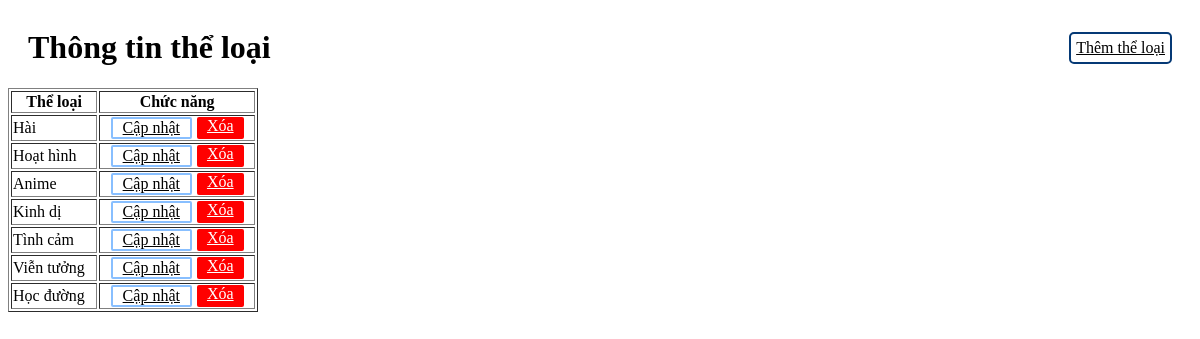
/buoi2/theloai/theloai.php, run on the app's committed database.
### tables this page shows
CREATE TABLE IF not EXISTS the_loai(
    id INT AUTO_INCREMENT PRIMARY KEY,
    ten_the_loai VARCHAR(50)
);

### buoi2/theloai/theloai.php (the view, shortened to what this page needs)
<!DOCTYPE html>
<html lang="en">
<head>
</head>
<body>
    <div style="display: flex; justify-content: space-between; align-items: center; margin: 0 20px">
        <h1>Thông tin thể loại</h1>
        <a class="btn them" href="index.php?page_layout=themtheloai">Thêm thể loại</a>
    </div>
    <table border=1>
        <tr>
            <th>Thể loại</th>
            <th>Chức năng</th>
        </tr>
        <?php
            include("connect.php");
            $sql = "SELECT * FROM the_loai";
            $result = mysqli_query($conn, $sql);
            while($row = mysqli_fetch_array($result)){
        ?>
        <tr>
            <td><?php echo $row["ten_the_loai"] ?></td>
            <td class="chuc-nang">
                <a class="btn sua" href="index.php?page_layout=capnhattheloai&id=<?php echo $row["id"]; ?>">Cập nhật</a>
                <a class="btn xoa" href="theloai/xoatheloai.php?id=<?php echo $row["id"]; ?>">Xóa</a>
            </td>
        </tr>
        <?php } ?>
    </table>
</body>
</html>

### buoi2/theloai/theloai.php (style rules this page uses)
table { width: 250px; }
.sua { color: black; border: 2px solid #88bfff; padding: 0 10px; border-radius: 2px }
.xoa { color: white; padding: 0 10px; background: red; border-radius: 2px }
.chuc-nang { display: flex; justify-content: center; gap: 5px }
.btn { display: flex; }
.them { color: black; padding: 5px; border: 2px solid #053975ff; border-radius: 5px }

### data on the page
the_loai: ten_the_loai "Hài"
the_loai: ten_the_loai "Hoạt hình"
the_loai: ten_the_loai "Anime"
the_loai: ten_the_loai "Kinh dị"
the_loai: ten_the_loai "Tình cảm"
the_loai: ten_the_loai "Viễn tưởng"
the_loai: ten_the_loai "Học đường"
